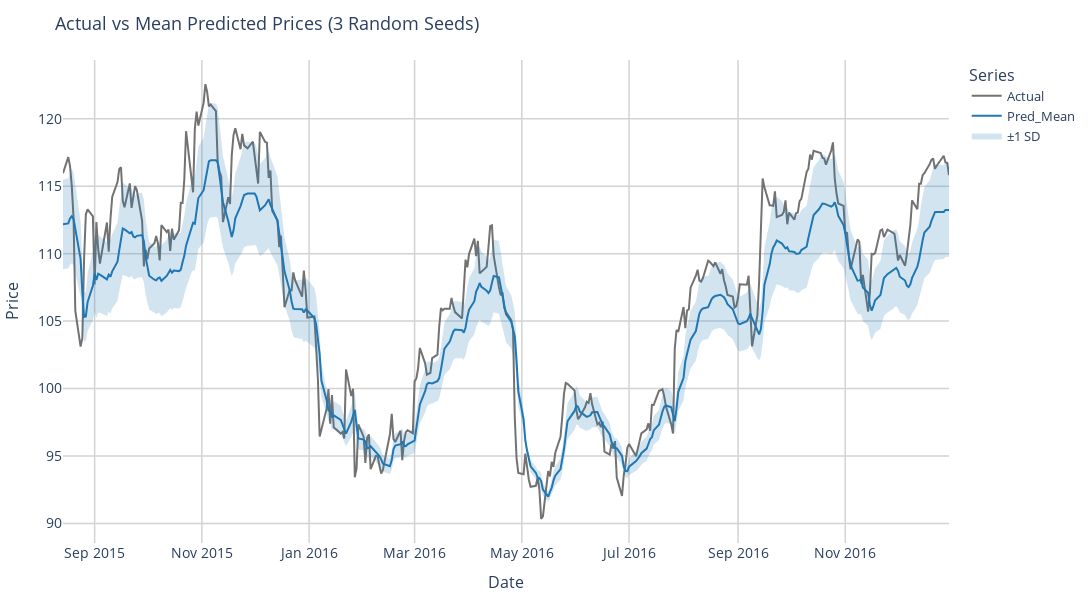

The code cell stored with this chart in its notebook:
### Code cell
### >> Plotly: Actual vs Predicted Price 
import plotly.graph_objects as go; fig = go.Figure()

# Actual line (gray)
fig.add_trace(go.Scatter(x=results_all["Date"], y=results_all["Actual"],
                         mode='lines', name='Actual',line=dict(color='#727272', width=2)))

# Mean predicted line (blue)
fig.add_trace(go.Scatter(x=results_all["Date"], y=results_all["Pred_Mean"],
                         mode='lines', name='Pred_Mean', line=dict(color='#1f77b4', width=2)))

# ±1 SD shaded band
fig.add_trace(go.Scatter(x=pd.concat([results_all["Date"], results_all["Date"][::-1]]),
                         y=pd.concat([results_all["Pred_Mean"] + results_all["Pred_Std"],
                                      (results_all["Pred_Mean"] - results_all["Pred_Std"])[::-1]]),
    fill='toself',
    fillcolor='rgba(31, 119, 180, 0.2)',
    line=dict(color='rgba(255,255,255,0)'),
    hoverinfo="skip",
    name='±1 SD'
))

# Layout with stronger grid
fig.update_layout(width=1200,height=600,
                title_font_size=20, xaxis_title_font_size=16,yaxis_title_font_size=16,legend_title_font_size=14,
                    #   plot_bgcolor=plot_bgcolor,        # plot area background
                    #   paper_bgcolor=background_color,   # figure background
                margin=dict(l=50, r=50, t=60, b=50),
    
                title="Actual vs Mean Predicted Prices (3 Random Seeds)",
                xaxis_title="Date",
                yaxis_title="Price",
                template="plotly_white",
                legend_title="Series",
                font=dict(size=13),
                hovermode="x unified",
                xaxis=dict(
                    showgrid=True,
                    gridcolor='lightgray',
                    gridwidth=1.5  # increase grid thickness
                ),
                yaxis=dict(
                    showgrid=True,
                    gridcolor='lightgray',
                    gridwidth=1.5  # increase grid thickness
                )
            )

fig.update_xaxes(tickfont=dict(size=14))
fig.update_yaxes(tickfont=dict(size=14))
fig.show()

### Figure 1 — Plotly figure (JSON) as saved in the notebook; plotly's stock layout.template omitted (floating-point values rounded to 4 significant figures; data arrays with more than 128 entries replaced by an {"elided": "..."} marker saying what was removed)
{"data": [{"line": {"color": "#727272", "width": 2}, "mode": "lines", "name": "Actual", "type": "scatter", "x": {"elided": "349 str values"}, "y": {"elided": "349 float values"}}, {"line": {"color": "#1f77b4", "width": 2}, "mode": "lines", "name": "Pred_Mean", "type": "scatter", "x": {"elided": "349 str values"}, "y": {"elided": "349 float values"}}, {"fill": "toself", "fillcolor": "rgba(31, 119, 180, 0.2)", "hoverinfo": "skip", "line": {"color": "rgba(255,255,255,0)"}, "name": "±1 SD", "type": "scatter", "x": {"elided": "698 str values"}, "y": {"elided": "698 float values"}}], "layout": {"font": {"size": 13}, "height": 600, "hovermode": "x unified", "legend": {"title": {"text": "Series"}}, "margin": {"b": 50, "l": 50, "r": 50, "t": 60}, "title": {"text": "Actual vs Mean Predicted Prices (3 Random Seeds)"}, "width": 1200, "xaxis": {"gridcolor": "lightgray", "gridwidth": 1.5, "showgrid": true, "tickfont": {"size": 14}, "title": {"text": "Date"}}, "yaxis": {"gridcolor": "lightgray", "gridwidth": 1.5, "showgrid": true, "tickfont": {"size": 14}, "title": {"text": "Price"}}}}
